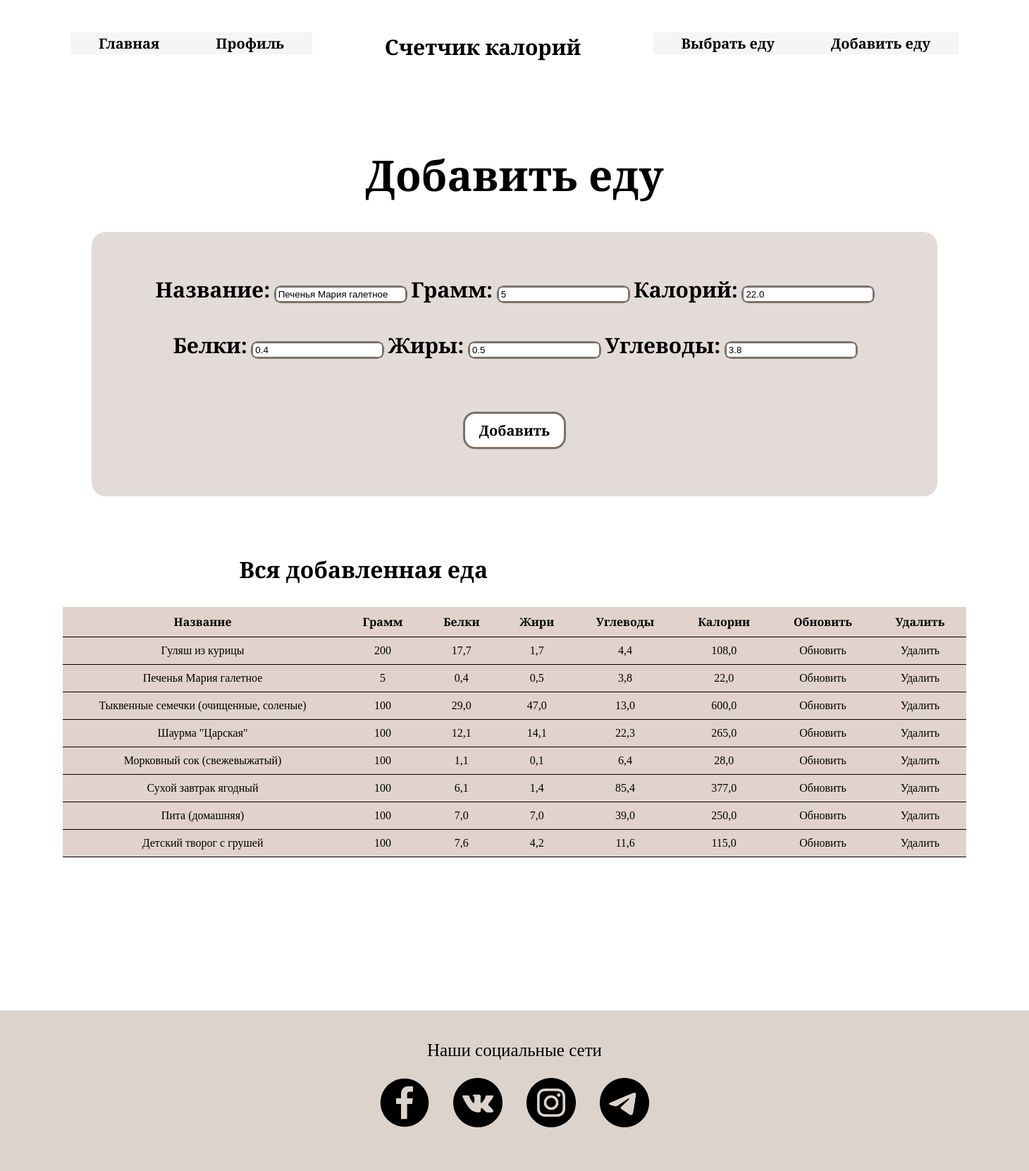
Page /update_food/4/ (signed in) on the committed database.
### calories/models.py (models this page shows, shortened)
class Food(models.Model):
    name = models.CharField(max_length=200, null=False)
    quantity = models.PositiveIntegerField(null=False, default=0)
    calorie = models.FloatField(null=False, default=0)
    proteins = models.FloatField(default=0)
    fats = models.FloatField(default=0)
    carbs = models.FloatField(default=0)
    person_of = models.ForeignKey(User, null=True, on_delete=models.CASCADE)

### calories/views.py (the view)
# urls.py: path('update_food/<str:pk>/', update_food, name='update_food'),
@login_required
def update_food(request, pk):
    food_items = Food.objects.filter(person_of=request.user)
    food_item = Food.objects.get(id=pk)
    form = AddFoodForm(instance=food_item)
    if request.method == 'POST':
        form = AddFoodForm(request.POST, instance=food_item)
        if form.is_valid():
            form.save()
            return redirect('profile')
    myFilter = FoodFilter(request.GET, queryset=food_items)
    context = {'form': form, 'food_items': food_items, 'myFilter': myFilter}
    return render(request, 'add_food.html', context)

### calories/forms.py
class AddFoodForm(forms.ModelForm):
    class Meta:
        model = Food
        fields = ('name', 'quantity', 'calorie', 'proteins', 'fats', 'carbs')

### templates/add_food.html (shortened to what this page needs)
{% extends 'base.html' %}
{% load static %}
{% block css_additional %}
<link href=" {% static 'css/add_food.css' %} "rel="stylesheet">
{% endblock %}
{% block header%}
<header class="header">
        <div class="container">
            <div class="header-nav">
                <nav class="nav">
                    <ul class="nav-list">
                        {% with url_name=request.resolver_match.url_name %}
                        <li class="left-item"><a href="{% url 'home' %}">Главная</a></li>
                        <li class="left-item"><a href="{% url 'profile' %}">Профиль</a></li>
                        <li class="right-item"><a href="{% url 'add_food' %}">Добавить еду</a></li>
                        <li class="right-item"><a href="{% url 'select_food' %}">Выбрать еду</a></li>
                        {% endwith %}
                    </ul>
                </nav>
            </div>
        </div>
        <div class="nav-logo">
           <a href="{% url 'index' %}" class="nl">Счетчик калорий</a>
        </div>
</header>
{% endblock %}
{% block content_one %}
<main>
    <div class="table">
        <div class="title"><h1>Добавить еду</h1></div>
            <form method="POST" action="">
                <div class="form-label">
                    <p class="txt">Название: </p>
                    <div class="label">
                        {{ form.name }}
                    </div>
                    <p class="txt">Грамм: </p>
                    <div class="label">
                        {{ form.quantity }}
                    </div>
                    <p class="txt">Калорий: </p>
                    <div class="label">
                        {{ form.calorie }}
                    </div>
                    <p class="txt">Белки: </p>
                    <div class="label">
                        {{ form.proteins }}
                    </div>
                    <p class="txt">Жиры: </p>
                    <div class="label">
                        {{ form.fats }}
                    </div>
                    <p class="txt">Углеводы: </p>
                    <div class="label">
                        {{ form.carbs }}
                    </div>
                    <div class="btn-center"><input class="btn" type="submit" value="Добавить"></div>
                </div>
            </form>
    </div>
    <div class="table-add-food">
    <div class="name"><h1 class="tabel-title"> Вся добавленная еда </h1></div>
        <table>
            <thead>
                <tr>
                    <th>Название</th>
                    <th>Грамм</th>
                    <th>Белки</th>
                    <th>Жири</th>
                    <th>Углеводы</th>
                    <th>Калории</th>
                    <th>Обновить</th>
                    <th>Удалить</th>
                </tr>
            </thead>
            <tbody>
                {% for food in food_items %}
                <tr>
                    <td>{{ food.name }}</td>
                    <td>{{ food.quantity }}</td>
                    <td>{{ food.proteins }}</td>
                    <td>{{ food.fats }}</td>
                    <td>{{ food.carbs }}</td>
                    <td>{{ food.calorie }}</td>
                    <td><a href="{% url 'update_food' food.id %}">Обновить</a></td>
                    <td><a href="{% url 'delete_food' food.id %}">Удалить</a></td>
                </tr>
                {% endfor %}
            </tbody>
        </table>
    </div>
</main>
{% endblock %}
{% block footer %}
<footer class="foot">
    <div class="foot-txt">Наши социальные сети</div>
    <div class="foot-img">
        <a href=""><img src="{% static 'img/facebook.png' %}"></a>
        <a href=""><img src="{% static 'img/vk.png' %}"></a>
        <a href=""><img src="{% static 'img/insta.png' %}"></a>
        <a href=""><img src="{% static 'img/telegram.png' %}"></a>
    </div>
</footer>
{% endblock %}

### static/css/base.css (style rules this page uses)
body { font-family: 'Playfair Display SC', serif; margin: 0; padding: 0; }

### static/css/add_food.css (style rules this page uses)
a { color: #000000; text-decoration: none; }
.container { max-width: 1600px; padding: 0 100px; margin: 0 auto; line-height: 31px; }
.header { padding-top: 46px; padding-bottom: 80px; }
.nav { position: relative; }
.nav-list { list-style: none; margin: 0; padding: 0; }
.nav-list a { background-color: #F5F5F5; text-decoration: none; display: block; padding: 0 40px; font-size: 20px; font-weight: 700; color: #000000; transition: .3s linear; }
.left-item { float: left; }
.right-item { float: right; }
.nav-logo { text-align: center; }
.nl { font-size: 30px; font-weight: bold; }
main { display: flex; justify-content: center; flex-wrap: wrap; }
.table { text-align: center; }
.title { font-size: 30px; }
.txt, .label { display: inline-block; margin-bottom: 30px; }
.txt { font-weight: bold; }
.label { outline: 2px solid #7E7067; border-radius: 8px; }
.btn-center { margin-top: 50px; margin-bottom: 20px; }
.btn { text-align: center; background-color:#ffffff; outline: solid #7E7067; border: 0; padding: 10px 20px; border-radius: 14px; cursor: pointer; font-size: 20px; font-weight: bold; font-family: 'Playfair Display SC', serif; }
.form-label { font-size: 30px; text-align: center; line-height: 0.1em; width: 1100px; margin: 10px 0 20px; background: #E2DBD7; border-radius: 20px; padding: 50px; }
.table-add-food { box-sizing: border-box; position: relative; right: 100px; }
.name { top: 40px; position: relative; left: 350px; }
table { border-collapse: collapse; text-align: center; width: 100%; margin: 72px 100px; }
table tr { background: #E1D3CB; border-bottom: 1px solid }
table th, table td { padding: 10px 20px; }
.foot { margin-top: 145px; text-align: center; background-color: #DCD4CC; }
.foot-txt { font-size: 25px; padding-top: 43px; padding-bottom: 25px; }
.foot-img { padding-bottom: 58px; letter-spacing: 30px; }
img { max-width: 70px; max-height: 70px; }

### rows in the picture
Food: name "Печенья Мария галетное", quantity "5", calorie "22.0", proteins "0.4", fats "0.5", carbs "3.8", proteins "0,4", fats "0,5", carbs "3,8", calorie "22,0"
Food: name "Гуляш из курицы", quantity "200", proteins "17,7", fats "1,7", carbs "4,4", calorie "108,0"
Food: name "Тыквенные семечки (очищенные, соленые)", quantity "100", proteins "29,0", fats "47,0", carbs "13,0", calorie "600,0"
Food: name "Шаурма \"Царская\"", quantity "100", proteins "12,1", fats "14,1", carbs "22,3", calorie "265,0"
Food: name "Морковный сок (свежевыжатый)", quantity "100", proteins "1,1", fats "0,1", carbs "6,4", calorie "28,0"
Food: name "Сухой завтрак ягодный", quantity "100", proteins "6,1", fats "1,4", carbs "85,4", calorie "377,0"
Food: name "Пита (домашняя)", quantity "100", proteins "7,0", fats "7,0", carbs "39,0", calorie "250,0"
Food: name "Детский творог с грушей", quantity "100", proteins "7,6", fats "4,2", carbs "11,6", calorie "115,0"
